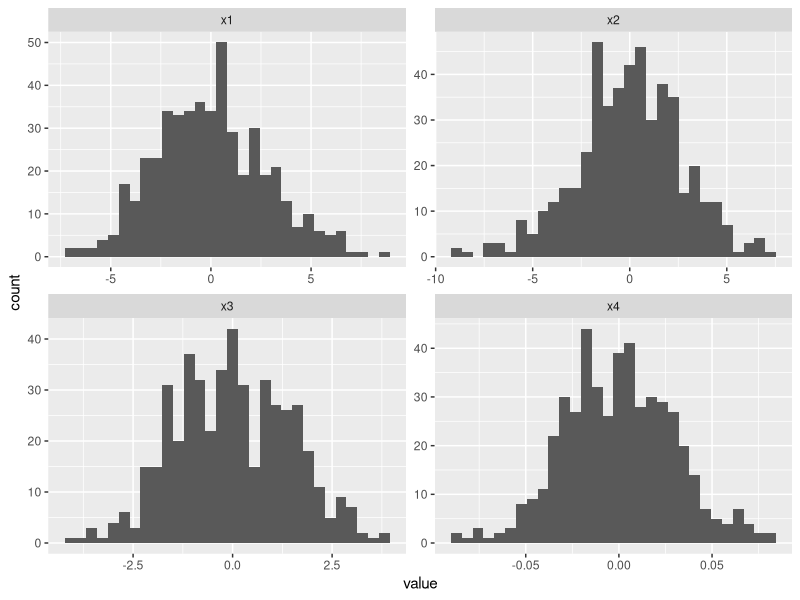
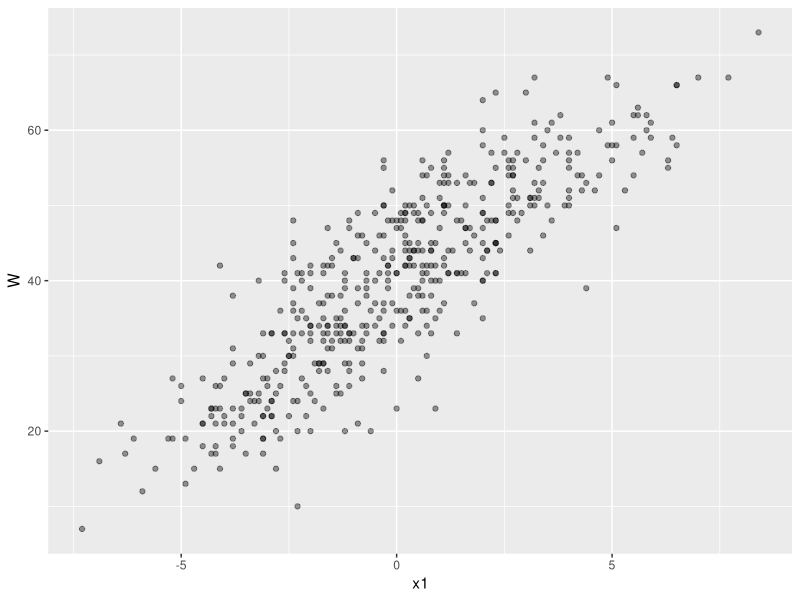
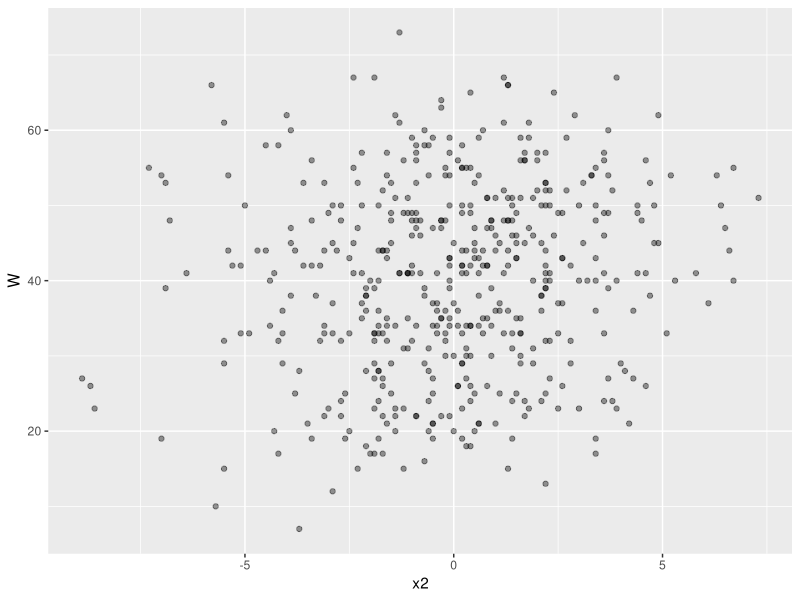
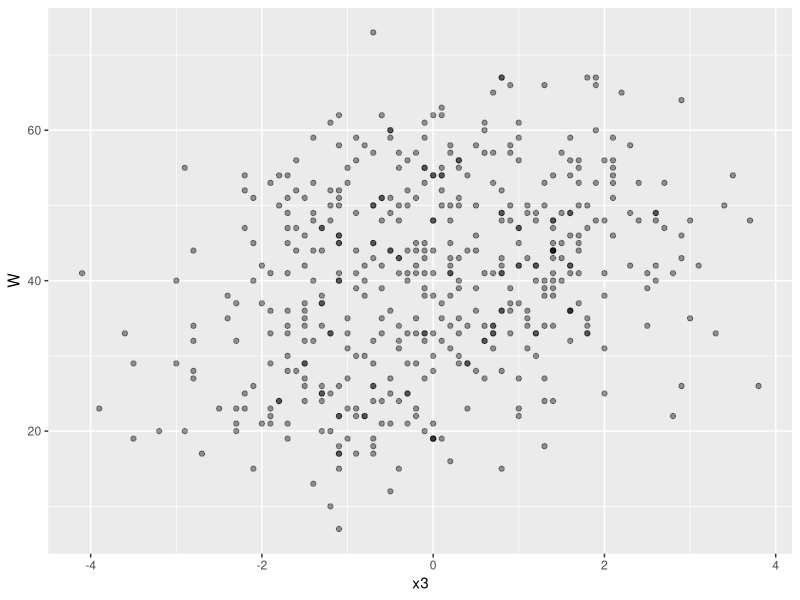
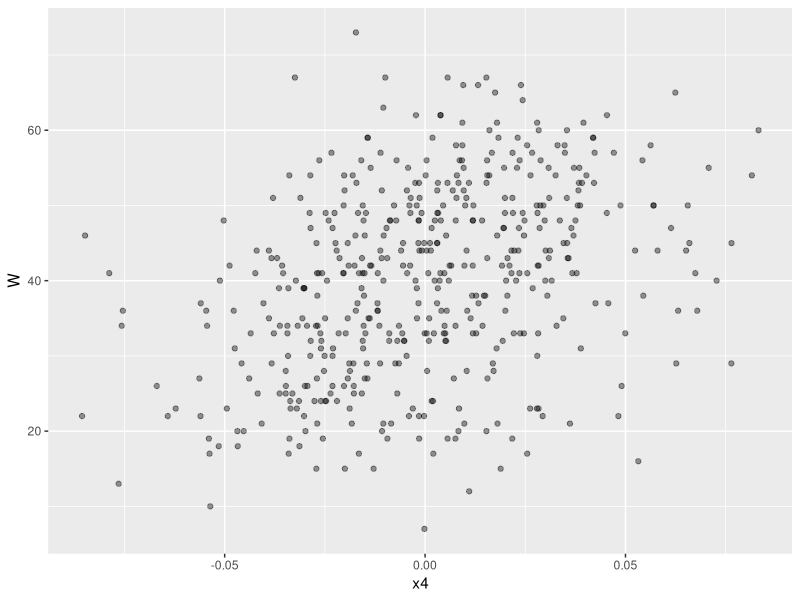
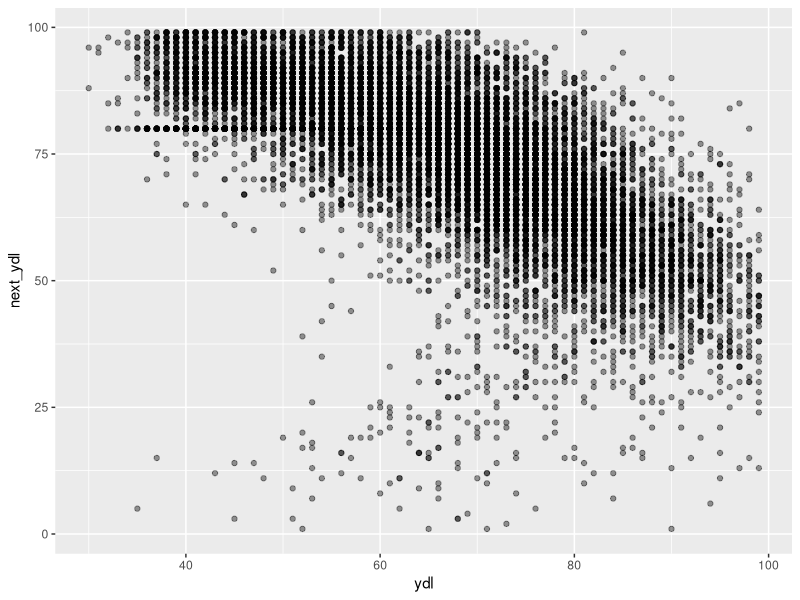
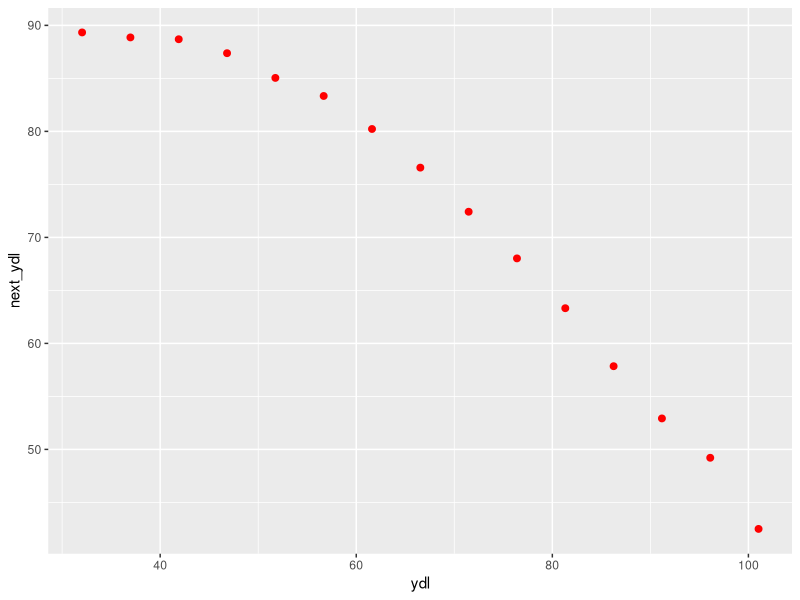
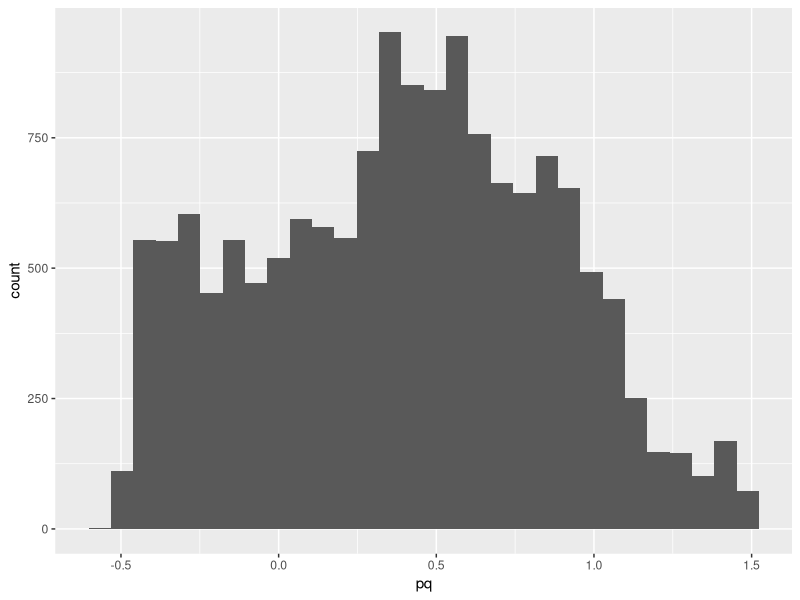

These charts were generated, in order, by the following R code:
#############
### SETUP ###
#############

# install.packages(c("ggplot2", "tidyverse"))
library(ggplot2)
library(tidyverse)

# set seed
set.seed(3)

##############
### PART 1 ###
##############

# load data
nba_four_factors = read_csv("../data/02_nba-four-factors.csv")
head(nba_four_factors)

#computing and adding each variable as a column
nba_four_factors = nba_four_factors %>%
  mutate(
    x1 = `EFG%` - `OPP EFG%`,
    x2 = `OREB%` + `DREB%` - 100,
    x3 = `OPP TOV %` - `TOV%`,
    x4 = `FT Rate` - `OPP FT Rate`
  )

#each variable's mean, std. dev, maximum, minimum

summaries = nba_four_factors %>%
  summarise(
    across(
      c(x1, x2, x3, x4),
      list(mean = mean, sd = sd, max = max, min = min),
      .names = "{.col}_{.fn}"
    )
  )
summaries

pivot = nba_four_factors %>%
  pivot_longer(
    cols = c(x1, x2, x3, x4),
    names_to = "variable",
    values_to = "value"
  ) 
pivot

pivot %>%
  ggplot(aes(x = value)) +
  geom_histogram(bins = 30) +
  facet_wrap(~ variable, scales = "free")

ggplot(data = nba_four_factors, aes(x = x1, y = W)) + geom_point(alpha = 0.4)
ggplot(data = nba_four_factors, aes(x = x2, y = W)) + geom_point(alpha = 0.4)
ggplot(data = nba_four_factors, aes(x = x3, y = W)) + geom_point(alpha = 0.4)
ggplot(data = nba_four_factors, aes(x = x4, y = W)) + geom_point(alpha = 0.4)

nba_four_factors %>%
  summarise(
    across(
      c(x1, x2, x3, x4),
      ~ cor(W, .x),
      .names = "cor_W_{.col}"
    )
  )
# x1 seems to have the highest correlation with wins between the four variables

model = lm(W ~ x1 + x2 + x3 + x4, data = nba_four_factors)
coef = model$coefficients
coef
# fitted equation: 40.19 + 3.67x1 + 1.34x2 + 3.06x3 + 77.06x4
#interpreting coefficients: B_0 = predicted wins for an average team, B_i = predicted added wins per 1 unit increase in the variable, holding everything else fixed
#sign values of coefficients make sense, increase in variables should lead to increase in wins
#x4 has by far the largest coefficient

nba_four_factors = nba_four_factors %>%
  mutate(
    z1 = (x1 - summaries$x1_mean) / summaries$x1_sd,
    z2 = (x2 - summaries$x2_mean) / summaries$x2_sd,
    z3 = (x3 - summaries$x3_mean) / summaries$x3_sd,
    z4 = (x4 - summaries$x4_mean) / summaries$x4_sd
  )
model_standardized = lm(W ~ z1 + z2 + z3 + z4, data = nba_four_factors)
coef_standardized = model_standardized$coefficients
coef_standardized
#rankings by absolute coefficient value: z1, z3, z2, z4
#The standardized model is easier to compare, since it depends on relative changes between teams

#both models are equal
all.equal(fitted(model), fitted(model_standardized))
#both models are optimized within the column space

rss <- sum(residuals(model)^2)
n <- nrow(nba_four_factors)
p <- length(coef(model)) 
sigma_hat <- sqrt(rss / (n - p))

X <- model.matrix(model)              
sigma2 <- sum(residuals(model)^2) / (nrow(X) - ncol(X))
v <- sigma2 * solve(t(X) %*% X)
se <- sqrt(diag(v))

t <- qt(0.975, df = n - p)

lower <- coef_standardized - t * se
upper <- coef_standardized + t * se

results <- data.frame(
  term     = names(coef_standardized),
  estimate = round(coef_standardized, 3),
  std_err  = round(se, 3),
  ci_lower = round(lower, 3),
  ci_upper = round(upper, 3),
  row.names = NULL
)
# CIs: a0 = [39.79, 40.50], a1 = [9.99, 10.27], a2 = [3.50, 3.78], a3 = [4.18, 4.70], a4 = [-10.35, 14.92]
results

#Team chosen: Lakers, 2005

lal_20 = nba_four_factors %>%
  filter(ID == 466)


#predicted wins: 54.89
predict(model_standardized, newdata = lal_20)

#CI: [54.23, 55.54]
predict(model_standardized, newdata = lal_20, interval = "confidence")

#PI: [47.04, 62.73]
predict(model_standardized, newdata = lal_20, interval = "prediction")

#prediction interval is wider because there is additional residual variance for predicting individual team performance on top of uncertainty in the mean

set.seed(3)

n <- nrow(nba_four_factors)
test_idx  <- sample(seq_len(n), size = floor(0.2 * n))
train <- nba_four_factors[-test_idx, ]
test  <- nba_four_factors[ test_idx, ]

model_orig <- lm(W ~ x1 + x2 + x3 + x4, data = train)

for (v in c("x1","x2","x3","x4")) {
  mu <- mean(train[[v]]); s <- sd(train[[v]])
  train[[paste0("z", substr(v,2,2))]] <- (train[[v]] - mu) / s
  test [[paste0("z", substr(v,2,2))]] <- (test [[v]] - mu) / s   # same mu, s!
}
model_std <- lm(W ~ z1 + z2 + z3 + z4, data = train)

rmse <- function(actual, pred) sqrt(mean((actual - pred)^2))

pred_orig <- predict(model_orig, newdata = test)
pred_std  <- predict(model_std,  newdata = test)

rmse(test$W, pred_orig) 
rmse(test$W, pred_std)  
#both models give the exact same RMSE of 3.61


#############
### PART 2 ###
##############

# load data
punts = read_csv("../data/02_punts.csv")

ggplot(data = punts, aes(x = ydl, y = next_ydl)) + geom_point(alpha = 0.4)

ggplot(punts, aes(x = ydl, y = next_ydl)) +
  stat_summary_bin(fun = mean, bins = 14, 
                   geom = "point", color = "red", size = 2)

#data appears to be straight at longer distances away but bends closer to the endzone

ggplot(data = punts, aes(x = pq)) + geom_histogram()

m1 = lm(next_ydl ~ ydl, data = punts)
m2 = lm(next_ydl ~ ydl + I(ydl^2) , data = punts)
m3 = lm(next_ydl ~ ydl + I(ydl^2) + pq, data = punts) 

grid <- tibble(
  ydl = seq(min(punts$ydl), max(punts$ydl), length.out = 200),
  pq  = mean(punts$pq)
)

grid <- grid %>%
  mutate(
    `m1: linear`    = predict(m1, newdata = grid),
    `m2: quadratic` = predict(m2, newdata = grid),
    `m3: quad + pq` = predict(m3, newdata = grid)
  )

curves <- grid %>%
  pivot_longer(
    cols = c(`m1: linear`, `m2: quadratic`, `m3: quad + pq`),
    names_to = "model", values_to = "pred"
  )

ggplot() +
  geom_point(data = punts, aes(ydl, next_ydl), alpha = 0.05) +
  geom_line(data = curves, aes(ydl, pred, color = model), linewidth = 1) +
  labs(x = "starting yard line (ydl)", y = "post-punt yard line",
       color = "model")

set.seed(3)
test_idx <- sample(nrow(punts), 0.2 * nrow(punts))
train <- punts[-test_idx, ]
test  <- punts[ test_idx, ]

rmse <- function(m) sqrt(mean((test$next_ydl - predict(m, test))^2))

rmse(lm(next_ydl ~ ydl,                  train))  
rmse(lm(next_ydl ~ ydl + I(ydl^2),       train))   
rmse(lm(next_ydl ~ ydl + I(ydl^2) + pq,  train))   


#quad + pq has the lowest RMSE of 11.58 compared to 11.59(quad) and 11.81(linear)
#punter quality has a small positive effect on prediction
#coefficient: 1 unit increase in pq has a 1.26 yard gain on punt distance

one_punt <- punts %>% slice(1)
predict(m3, one_punt)
predict(m3, one_punt, interval = "confidence") #[79.62, 80.11]
predict(m3, one_punt, interval = "prediction") #[58.68, 101.05]
#prediction interval is wider because there is additional residual variance for predicting individual team performance on top of uncertainty in the mean

ci <- predict(m3, newdata = grid, interval = "confidence", level = 0.95)
grid_ci <- grid %>%
  mutate(fit = ci[, "fit"], lwr = ci[, "lwr"], upr = ci[, "upr"])
ggplot(grid_ci, aes(x = ydl)) +
  geom_point(data = punts, aes(ydl, next_ydl), alpha = 0.05) +
  geom_ribbon(aes(ymin = lwr, ymax = upr), fill = "steelblue", alpha = 0.3) +
  geom_line(aes(y = fit), color = "steelblue", linewidth = 1) +
  labs(x = "starting yard line (ydl)", y = "post-punt yard line")
#the band seems to widen at closer to ydl due to fewer punts

punts <- punts %>%
  mutate(
    expected = predict(m3, newdata = punts),  
    pyoe     = next_ydl - expected 
  )

punts_pyoe <- punts %>%
  group_by(punter) %>%
  summarise(avg_pyoe = mean(pyoe), n = n()) %>%
  arrange(desc(avg_pyoe)) %>%
  head()

punts_pyoe

#highest scores are dominated by 1/2 punt small samples

# Final reflection:
# 1. Adding columns (ydl^2, then pq) widened the space of shapes the model could fit from a straight line, to a curve, to a curve that shifts with punter quality.
# 2. Flexibility helped going linear -> quadratic, where cross-validated RMSE fell
# 4. sigma-hat ~= 10.8 yards is the typical size of the model's errors -- any single punt's outcome lands about 10-11 yards from its prediction on average.
# 5. The prediction interval is wider because it adds the irreducible punt-to-punt scatter (sigma^2) on top of the confidence interval's uncertainty in the estimated mean.
# 6. punters with few punts have large standard errors that make their extreme positions unstable.
